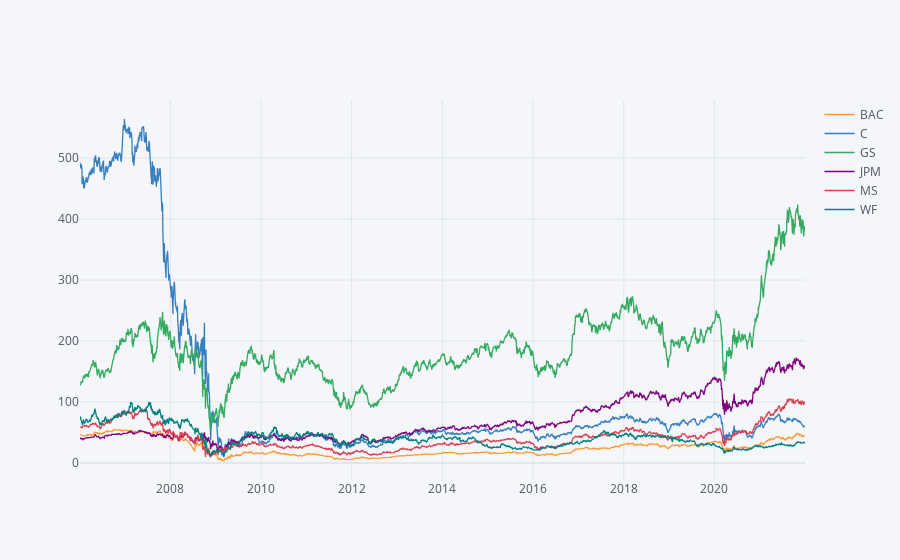

The cell this chart's notebook holds for it:
### Markdown cell above
**Create a line plot showing Close price for each bank for the entire index of time. (Hint: Try using a for loop, or use [.xs](http://pandas.pydata.org/pandas-docs/stable/generated/pandas.DataFrame.xs.html) to get a cross section of the data.)**

### Code cell
bank_stocks.xs(key='Close',axis=1, level='Stock Info').iplot()

### Figure 1 — Plotly figure (JSON) as saved in the notebook; plotly's stock layout.template omitted (floating-point values rounded to 4 significant figures; data arrays with more than 128 entries replaced by an {"elided": "..."} marker saying what was removed)
{"data": [{"line": {"color": "rgba(255, 153, 51, 1.0)", "dash": "solid", "shape": "linear", "width": 1.3}, "mode": "lines", "name": "BAC", "text": "", "type": "scatter", "x": {"elided": "4028 str values"}, "y": {"elided": "4028 float values"}}, {"line": {"color": "rgba(55, 128, 191, 1.0)", "dash": "solid", "shape": "linear", "width": 1.3}, "mode": "lines", "name": "C", "text": "", "type": "scatter", "x": {"elided": "4028 str values"}, "y": {"elided": "4028 float values"}}, {"line": {"color": "rgba(50, 171, 96, 1.0)", "dash": "solid", "shape": "linear", "width": 1.3}, "mode": "lines", "name": "GS", "text": "", "type": "scatter", "x": {"elided": "4028 str values"}, "y": {"elided": "4028 float values"}}, {"line": {"color": "rgba(128, 0, 128, 1.0)", "dash": "solid", "shape": "linear", "width": 1.3}, "mode": "lines", "name": "JPM", "text": "", "type": "scatter", "x": {"elided": "4028 str values"}, "y": {"elided": "4028 float values"}}, {"line": {"color": "rgba(219, 64, 82, 1.0)", "dash": "solid", "shape": "linear", "width": 1.3}, "mode": "lines", "name": "MS", "text": "", "type": "scatter", "x": {"elided": "4028 str values"}, "y": {"elided": "4028 float values"}}, {"line": {"color": "rgba(0, 128, 128, 1.0)", "dash": "solid", "shape": "linear", "width": 1.3}, "mode": "lines", "name": "WF", "text": "", "type": "scatter", "x": {"elided": "4028 str values"}, "y": {"elided": "4028 float values"}}], "layout": {"legend": {"bgcolor": "#F5F6F9", "font": {"color": "#4D5663"}}, "paper_bgcolor": "#F5F6F9", "plot_bgcolor": "#F5F6F9", "title": {"font": {"color": "#4D5663"}}, "xaxis": {"gridcolor": "#E1E5ED", "showgrid": true, "tickfont": {"color": "#4D5663"}, "title": {"font": {"color": "#4D5663"}, "text": ""}, "zerolinecolor": "#E1E5ED"}, "yaxis": {"gridcolor": "#E1E5ED", "showgrid": true, "tickfont": {"color": "#4D5663"}, "title": {"font": {"color": "#4D5663"}, "text": ""}, "zerolinecolor": "#E1E5ED"}}}
